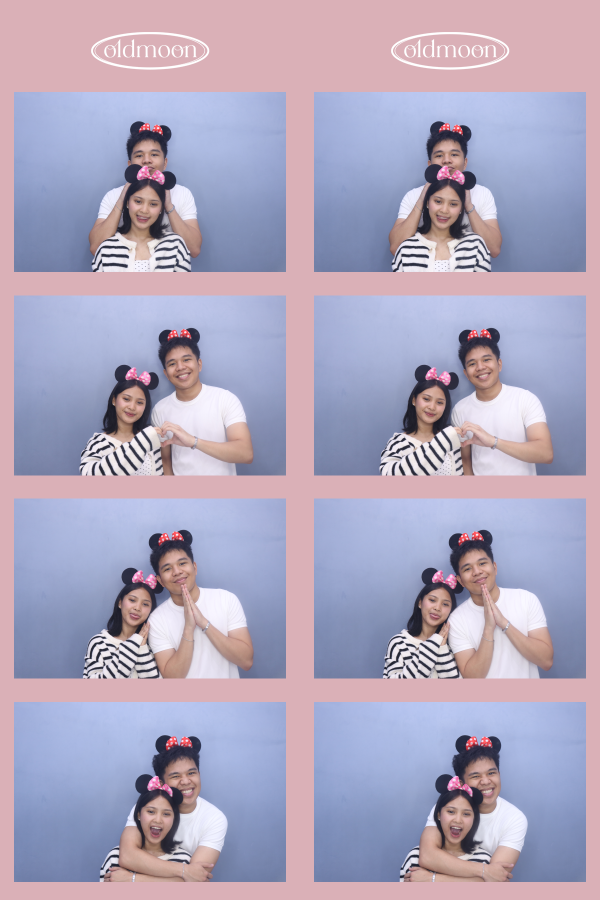
#> input picture media/10:06:2026 - 2nd photobooth image.PNG, 1200 x 1800 px (shown at 1/2 size); its folder holds only this picture in this run
$ python build_gallery.py
#> lines starting #> are read from the running program, lines starting #| are printed output that depends on the picture
#!/usr/bin/env python3
"""
Rebuild the gallery list for the good-luck site.

Run it from the project folder after adding or removing files in media/:

    python3 tools/build_gallery.py

What it does
  * Reads every photo/video in media/ (it never renames, moves or edits them).
  * Groups them by the date at the start of the filename, written MM:DD:YYYY,
    e.g. "10:06:2026 - something.jpeg"  ->  shown on the site as 10-06-2026.
    (Finder shows the colons as slashes: "10/06/2026 - something.jpeg".)
  * Files without a clear date prefix are skipped and listed as a warning —
    the script never guesses a date.
  * Makes small preview images in media/thumbs/ and video cover frames in
    media/posters/ so the page loads fast on a phone. The site falls back to
    the original file if a preview is missing.
  * Writes assets/js/gallery-data.js, which the page reads.

Optional helpers (the script still works without them):
  * Pillow  (pip3 install pillow)  or macOS `sips`  -> photo previews
  * ffmpeg / ffprobe                                  -> video covers + sizes
"""

import datetime as dt
import json
import os
import re
import shutil
import subprocess
import sys

ROOT = os.path.dirname(os.path.dirname(os.path.abspath(__file__)))
MEDIA = os.path.join(ROOT, "media")
THUMBS = os.path.join(MEDIA, "thumbs")
POSTERS = os.path.join(MEDIA, "posters")
OUT = os.path.join(ROOT, "assets", "js", "gallery-data.js")

PHOTO_EXT = {".jpg", ".jpeg", ".png", ".webp", ".gif"}
VIDEO_EXT = {".mp4", ".mov", ".m4v", ".webm"}
THUMB_WIDTH = 720          # px, plenty for a phone grid at 3x
THUMB_MAX_HEIGHT = 2200    # tall photo-strips stay sharp but light
JPEG_QUALITY = 82

# MM:DD:YYYY at the very start of the name, followed by a space, dash,
# underscore, dot or the end of the name.
DATE_RE = re.compile(r"^(\d{2}):(\d{2}):(\d{4})(?=[\s\-_.]|$)")

try:
    from PIL import Image, ImageOps  # type: ignore
    HAVE_PIL = True
except Exception:  # pragma: no cover
    HAVE_PIL = False

HAVE_SIPS = shutil.which("sips") is not None
HAVE_FFMPEG = shutil.which("ffmpeg") is not None
HAVE_FFPROBE = shutil.which("ffprobe") is not None


def parse_date(name):
    m = DATE_RE.match(name)
    if not m:
        return None
    mm, dd, yyyy = (int(x) for x in m.groups())
    try:
        d = dt.date(yyyy, mm, dd)
    except ValueError:
        return None
    return d


def label_from(name):
    """The words after the date, used only as hidden alt text."""
    stem = os.path.splitext(name)[0]
    stem = DATE_RE.sub("", stem)
    return stem.strip(" -_.") or "memory"


def rel(path):
    return os.path.relpath(path, ROOT).replace(os.sep, "/")


def safe_path(path):
    """ffmpeg reads '10:06:...' as a protocol, so always pass ./paths."""
    return path if os.path.isabs(path) else "./" + path


def newer(src, dst):
    return not os.path.exists(dst) or os.path.getmtime(dst) < os.path.getmtime(src)


def photo_size(path):
    if HAVE_PIL:
        try:
            with Image.open(path) as im:
                im = ImageOps.exif_transpose(im)
                return im.size
        except Exception:
            pass
    if HAVE_SIPS:
        try:
            out = subprocess.run(["sips", "-g", "pixelWidth", "-g", "pixelHeight", path],
                                 capture_output=True, text=True, check=True).stdout
            w = int(re.search(r"pixelWidth:\s*(\d+)", out).group(1))
            h = int(re.search(r"pixelHeight:\s*(\d+)", out).group(1))
            return w, h
        except Exception:
            pass
    return None


def make_photo_thumb(src, dst):
    if not newer(src, dst):
        return True
    if HAVE_PIL:
        try:
            with Image.open(src) as im:
                im = ImageOps.exif_transpose(im)
                if im.mode not in ("RGB", "L"):
                    bg = Image.new("RGB", im.size, (255, 253, 248))
                    im = im.convert("RGBA")
                    bg.paste(im, mask=im.split()[-1])
                    im = bg
                im.thumbnail((THUMB_WIDTH, THUMB_MAX_HEIGHT), Image.LANCZOS)
                im.save(dst, "JPEG", quality=JPEG_QUALITY, optimize=True, progressive=True)
            return True
        except Exception as e:
            print(f"  ! preview failed for {os.path.basename(src)}: {e}")
    if HAVE_SIPS:
        try:
            subprocess.run(["sips", "-s", "format", "jpeg", "-s", "formatOptions", str(JPEG_QUALITY),
                            "--resampleWidth", str(THUMB_WIDTH), src, "--out", dst],
                           capture_output=True, check=True)
            return True
        except Exception as e:
            print(f"  ! sips preview failed for {os.path.basename(src)}: {e}")
    return False


# [54 lines left out: functions video_has_audio, video_info, make_poster, not called in this run]


def main():
    if not os.path.isdir(MEDIA):
        sys.exit("No media/ folder found next to tools/.")
    os.makedirs(THUMBS, exist_ok=True)
    os.makedirs(POSTERS, exist_ok=True)

    groups = {}
    skipped = []
    names = sorted(n for n in os.listdir(MEDIA)
                   if os.path.isfile(os.path.join(MEDIA, n)) and not n.startswith("."))

    for name in names:
        ext = os.path.splitext(name)[1].lower()
        if ext not in PHOTO_EXT | VIDEO_EXT:
            if ext in {".heic", ".heif"}:
                skipped.append((name, "HEIC isn't shown by most browsers — export it as JPEG"))
            continue
        d = parse_date(name)
        if d is None:
            skipped.append((name, "no clear MM:DD:YYYY date at the start of the name"))
            continue

        src = os.path.join(MEDIA, name)
        item = {"file": rel(src), "label": label_from(name)}

        if ext in PHOTO_EXT:
            item["type"] = "photo"
            size = photo_size(src)
#> in photo_size, im is the input picture: PIL image 1200x1800 RGBA; mean R, G, B, A 174.8, 166.2, 189.3, 255
#> size = (1200, 1800)
            thumb = os.path.join(THUMBS, name + ".jpg")
            if make_photo_thumb(src, thumb):
#> in make_photo_thumb, `bg = Image.new("RGB", im.size, (255, 253, 248))`:
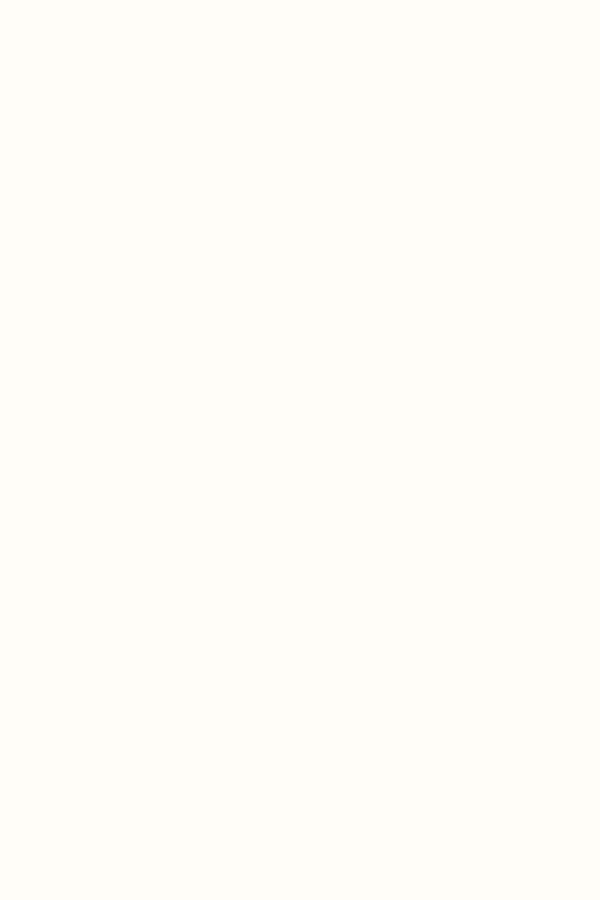
#> bg: PIL image 1200x1800 RGB (shown at 1/2 size); mean R, G, B 255, 253, 248
#> in make_photo_thumb, `im.thumbnail((THUMB_WIDTH, THUMB_MAX_HEIGHT), Image.LANCZOS)`:
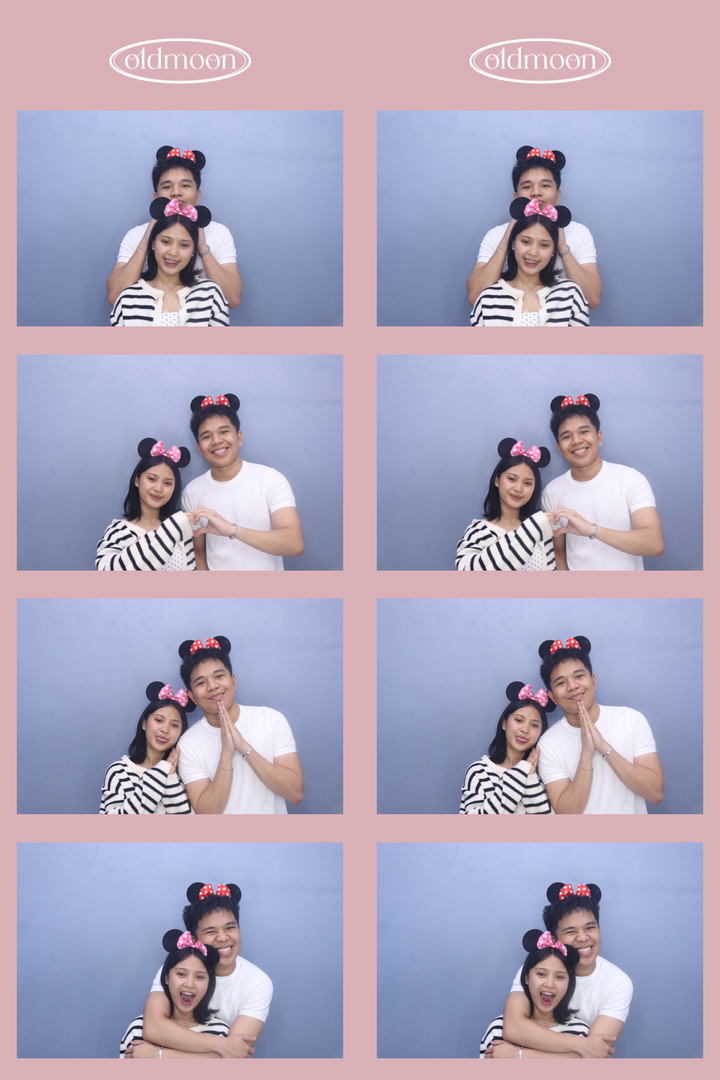
#> im: PIL image 720x1080 RGB; mean R, G, B 174.8, 166.2, 189.2
                item["thumb"] = rel(thumb)
        else:
            item["type"] = "video"
            w, h, dur = video_info(src)
            size = (w, h) if w and h else None
            if dur:
                item["duration"] = round(dur, 1)
            has_audio = video_has_audio(src)
            if has_audio is not None:
                # silent clips let the background song keep playing
                item["audio"] = has_audio
            poster = os.path.join(POSTERS, name + ".jpg")
            if make_poster(src, poster, dur):
                item["poster"] = rel(poster)

        if size:
            item["w"], item["h"] = size
        groups.setdefault(d, []).append(item)

    data = {
        "groups": [
            {"date": d.strftime("%m-%d-%Y"), "items": groups[d]}
            for d in sorted(groups)
        ]
    }

    os.makedirs(os.path.dirname(OUT), exist_ok=True)
    with open(OUT, "w", encoding="utf-8") as f:
        f.write("/* Made by tools/build_gallery.py — rebuild instead of editing by hand. */\n")
        f.write("window.GALLERY_DATA = ")
        json.dump(data, f, ensure_ascii=False, indent=2)
        f.write(";\n")

    total = sum(len(v) for v in groups.values())
#> total = 1
    print(f"Gallery: {total} files in {len(groups)} date groups -> {rel(OUT)}")
#| Gallery: 1 files in 1 date groups -> assets/js/gallery-data.js
    for g in data["groups"]:
        print(f"  {g['date']}: {len(g['items'])}")
    if skipped:
        print("\nLeft out (not guessed):")
        for name, why in skipped:
            print(f"  - {name}  ({why})")
    if not (HAVE_PIL or HAVE_SIPS):
        print("\nNote: no Pillow or sips found, so photo previews weren't made (originals will be used).")
    if not HAVE_FFMPEG:
        print("Note: ffmpeg not found, so video cover frames weren't made.")


if __name__ == "__main__":
    main()

$ run again, on media/10:06:2026 - L.O.V.E photobooth image.PNG
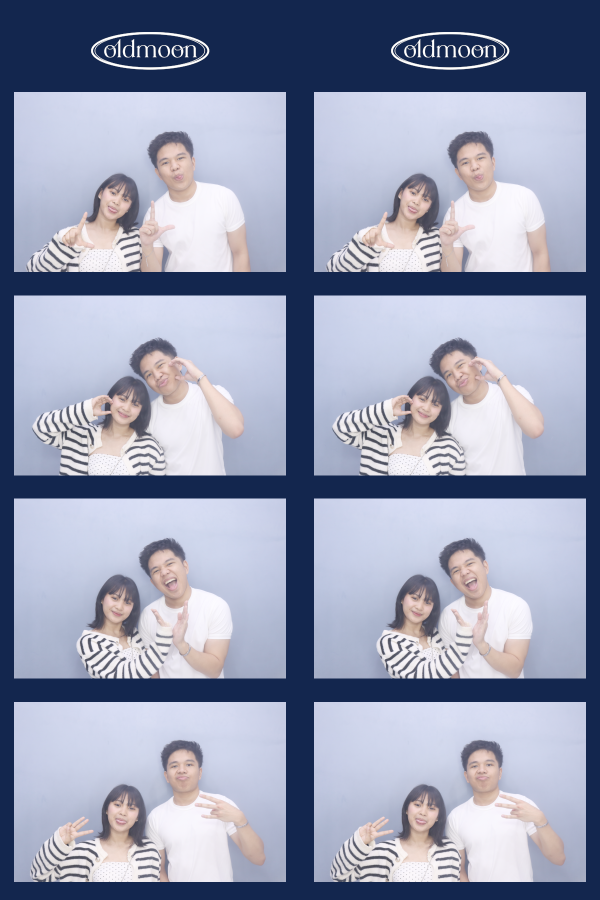
#> input picture media/10:06:2026 - L.O.V.E photobooth image.PNG, 1200 x 1800 px (shown at 1/2 size)
#> in photo_size, im is the input picture: PIL image 1200x1800 RGBA; mean R, G, B, A 149.3, 155.3, 178, 255
#> in make_photo_thumb, `im.thumbnail((THUMB_WIDTH, THUMB_MAX_HEIGHT), Image.LANCZOS)`:
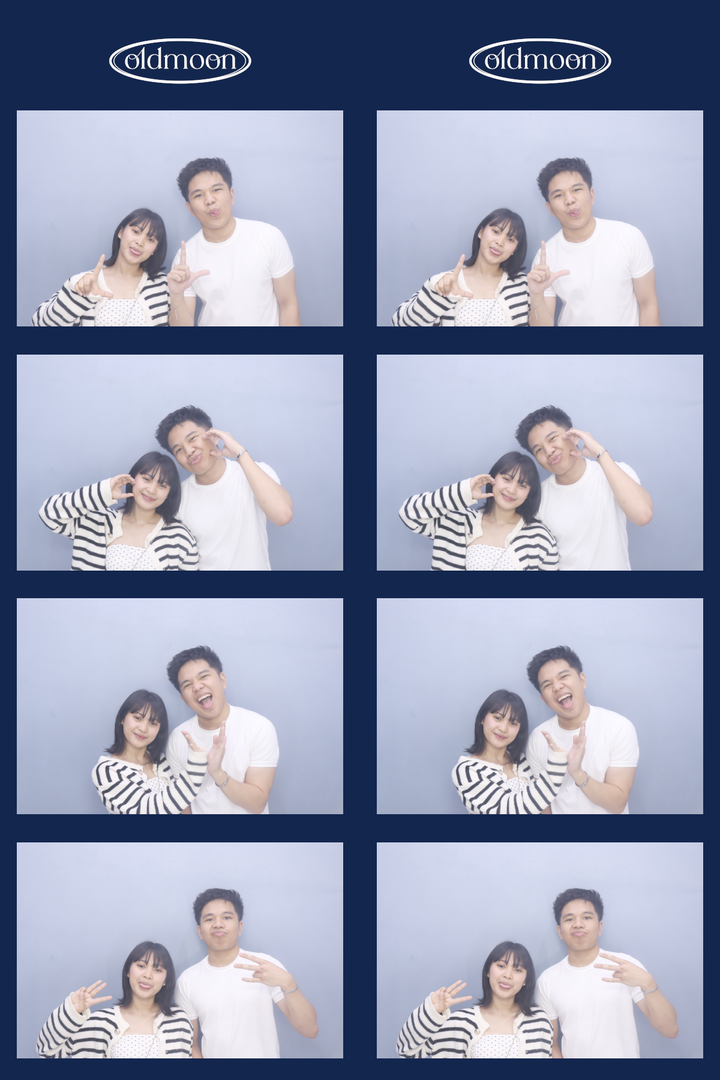
#> im: PIL image 720x1080 RGB; mean R, G, B 149.3, 155.3, 177.9
#| Gallery: 1 files in 1 date groups -> assets/js/gallery-data.js
